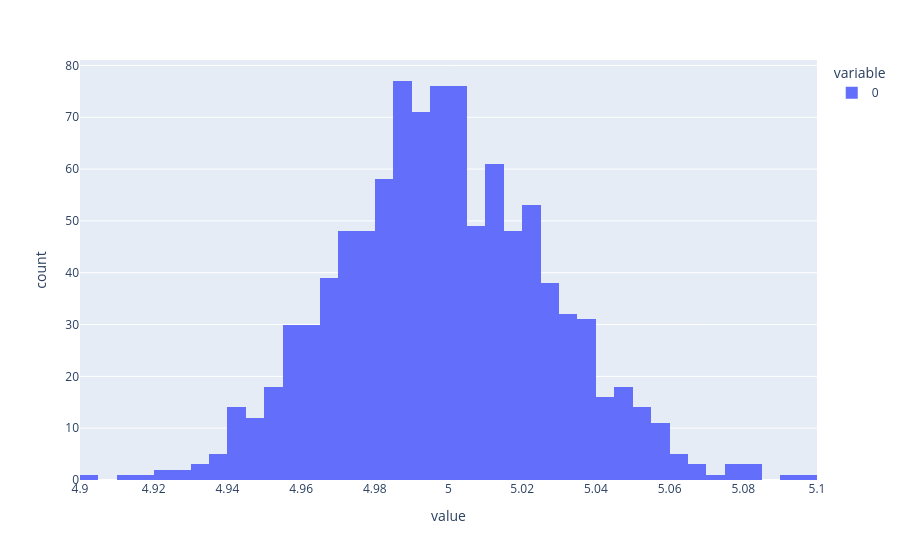

Notebook source saved alongside this figure:
### Code cell
# Now, create a loop with 1000 iterations. 
# At each iteration:
#     Draw a new sample of 10.000 values drawn from a (continuous) uniform distribution in the interval [0, 10]
#     Compute the sample's mean (hint: numpy arrays have many useful methods to compute basic statistics)
#     Store the mean value into a list named mean_values.

# In the end, you must get a list named mean_values containing 1000 elements. The cell after will allow you to visualize the distribution of the elements in mean_values.

mean_values = []
loops = 1000
for i in range(loops):
  uniform_values = np.random.uniform(0, 10, 10_000)
  mean_values.append(uniform_values.mean())

px.histogram(mean_values, nbins=50)

### Figure 1 — Plotly figure (JSON) as saved in the notebook; plotly's stock layout.template omitted (floating-point values rounded to 4 significant figures; data arrays with more than 128 entries replaced by an {"elided": "..."} marker saying what was removed)
{"data": [{"alignmentgroup": "True", "bingroup": "x", "hovertemplate": "variable=0<br>value=%{x}<br>count=%{y}<extra></extra>", "legendgroup": "0", "marker": {"color": "#636efa", "pattern": {"shape": ""}}, "name": "0", "nbinsx": 50, "offsetgroup": "0", "orientation": "v", "showlegend": true, "type": "histogram", "x": {"elided": "1000 float values"}, "xaxis": "x", "yaxis": "y"}], "layout": {"barmode": "relative", "legend": {"title": {"text": "variable"}, "tracegroupgap": 0}, "margin": {"t": 60}, "xaxis": {"anchor": "y", "domain": [0, 1], "title": {"text": "value"}}, "yaxis": {"anchor": "x", "domain": [0, 1], "title": {"text": "count"}}}}
